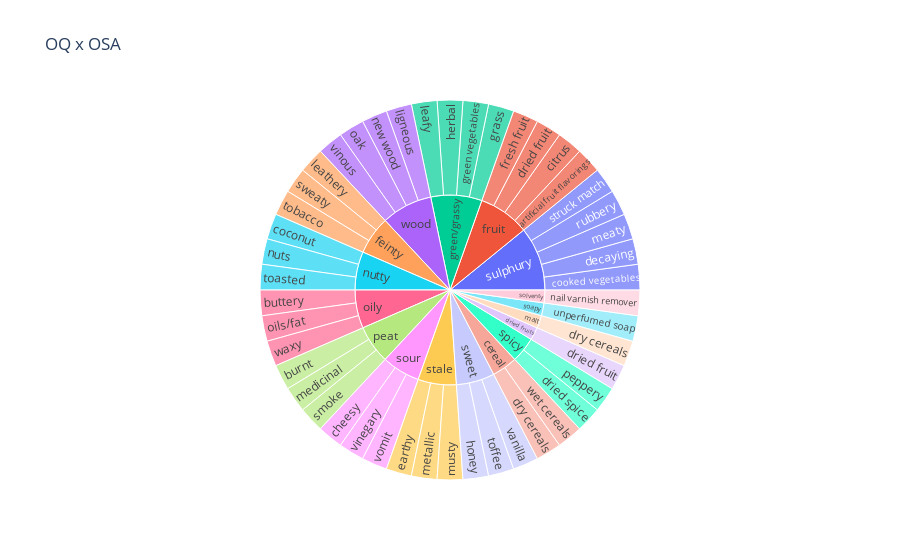

Write notebook code for a chart like this one.
### Code cell
fig = px.sunburst(OQ_X_OSA, path=['OSA', 'OQ'], values='match', title="OQ x OSA")
fig.show()

### Figure 1 — Plotly figure (JSON) as saved in the notebook; plotly's stock layout.template omitted (floating-point values rounded to 4 significant figures)
{"data": [{"branchvalues": "total", "domain": {"x": [0, 1], "y": [0, 1]}, "hovertemplate": "labels=%{label}<br>match=%{value}<br>parent=%{parent}<br>id=%{id}<extra></extra>", "ids": ["fruit/artificial fruit flavorings", "peat/burnt", "oily/buttery", "sour/cheesy", "fruit/citrus", "nutty/coconut", "sulphury/cooked vegetables", "sulphury/decaying", "dried fruits/dried fruit", "fruit/dried fruit", "spicy/dried spice", "cereal/dry cereals", "malt/dry cereals", "stale/earthy", "fruit/fresh fruit", "green/grassy/grass", "green/grassy/green vegetables", "green/grassy/herbal", "sweet/honey", "green/grassy/leafy", "feinty/leathery", "wood/ligneous", "sulphury/meaty", "peat/medicinal", "stale/metallic", "stale/musty", "solventy/nail varnish remover", "wood/new wood", "nutty/nuts", "wood/oak", "oily/oils/fat", "spicy/peppery", "sulphury/rubbery", "peat/smoke", "sulphury/struck match", "feinty/sweaty", "nutty/toasted", "feinty/tobacco", "sweet/toffee", "soapy/unperfumed soap", "sweet/vanilla", "sour/vinegary", "wood/vinous", "sour/vomit", "oily/waxy", "cereal/wet cereals", "cereal", "dried fruits", "feinty", "fruit", "green/grassy", "malt", "nutty", "oily", "peat", "soapy", "solventy", "sour", "spicy", "stale", "sulphury", "sweet", "wood"], "labels": ["artificial fruit flavorings", "burnt", "buttery", "cheesy", "citrus", "coconut", "cooked vegetables", "decaying", "dried fruit", "dried fruit", "dried spice", "dry cereals", "dry cereals", "earthy", "fresh fruit", "grass", "green vegetables", "herbal", "honey", "leafy", "leathery", "ligneous", "meaty", "medicinal", "metallic", "musty", "nail varnish remover", "new wood", "nuts", "oak", "oils/fat", "peppery", "rubbery", "smoke", "struck match", "sweaty", "toasted", "tobacco", "toffee", "unperfumed soap", "vanilla", "vinegary", "vinous", "vomit", "waxy", "wet cereals", "cereal", "dried fruits", "feinty", "fruit", "green/grassy", "malt", "nutty", "oily", "peat", "soapy", "solventy", "sour", "spicy", "stale", "sulphury", "sweet", "wood"], "name": "", "parents": ["fruit", "peat", "oily", "sour", "fruit", "nutty", "sulphury", "sulphury", "dried fruits", "fruit", "spicy", "cereal", "malt", "stale", "fruit", "green/grassy", "green/grassy", "green/grassy", "sweet", "green/grassy", "feinty", "wood", "sulphury", "peat", "stale", "stale", "solventy", "wood", "nutty", "wood", "oily", "spicy", "sulphury", "peat", "sulphury", "feinty", "nutty", "feinty", "sweet", "soapy", "sweet", "sour", "wood", "sour", "oily", "cereal", "", "", "", "", "", "", "", "", "", "", "", "", "", "", "", "", ""], "type": "sunburst", "values": [1, 1, 1, 1, 1, 1, 1, 1, 1, 1, 1, 1, 1, 1, 1, 1, 1, 1, 1, 1, 1, 1, 1, 1, 1, 1, 1, 1, 1, 1, 1, 1, 1, 1, 1, 1, 1, 1, 1, 1, 1, 1, 1, 1, 1, 1, 2, 1, 3, 4, 4, 1, 3, 3, 3, 1, 1, 3, 2, 3, 5, 3, 4]}], "layout": {"legend": {"tracegroupgap": 0}, "title": {"text": "OQ x OSA"}}}
